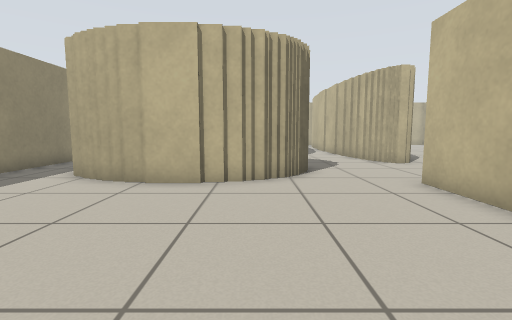
View 1 (above)

20 first-person views from a walk through a robot-simulator world made for Stage. The camera is 0.68 m above the floor, tilts 6° down and sees 85° across. Floor lines are 1 m apart. The floor is counted in squares, 0.5 m on a side. Each view is taken from the middle of a square. On the plan, view 1 faces up. The plan holds only what a view shows up to about 13 squares ahead; the rest is blank. The place goes on beyond the plan. The robots in the file are not drawn.

View 2
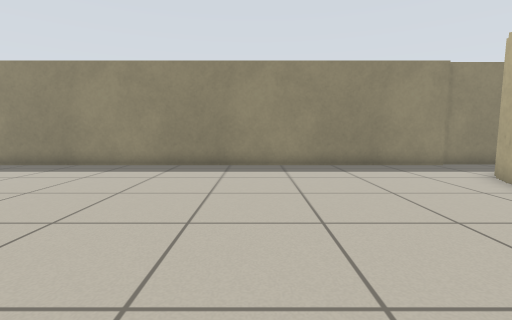

View 3
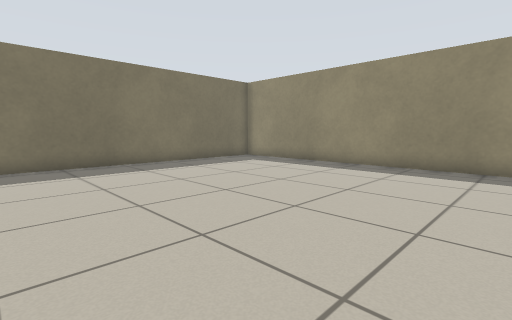

View 4
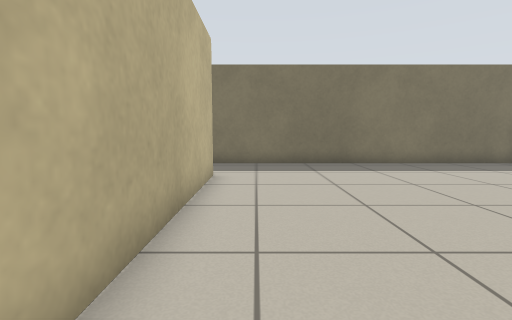

View 5
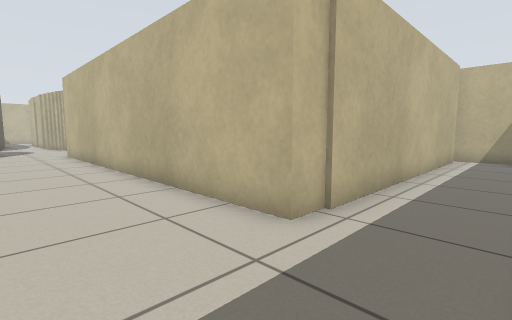

View 6
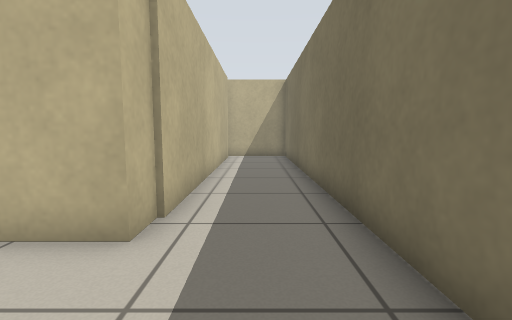

View 7
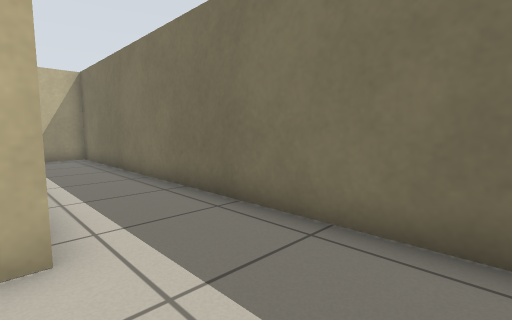

View 8
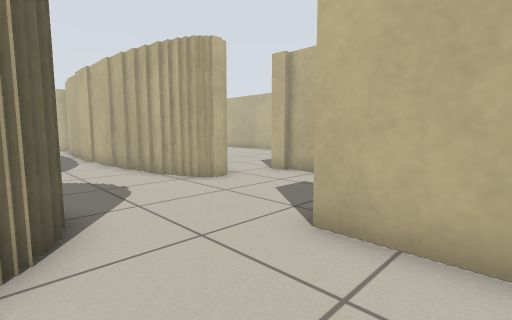

View 9
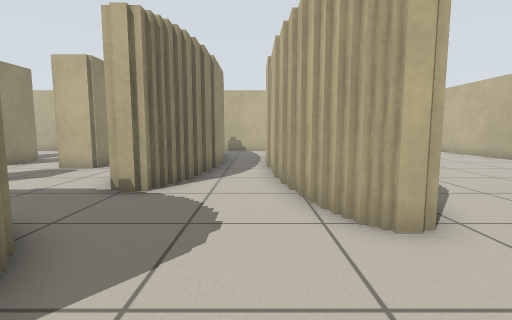

View 10
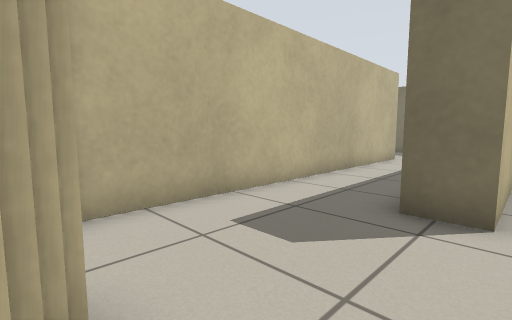

View 11
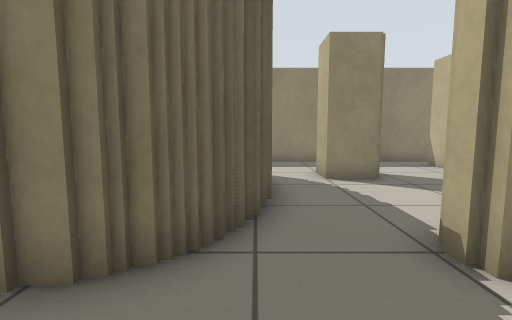

View 12
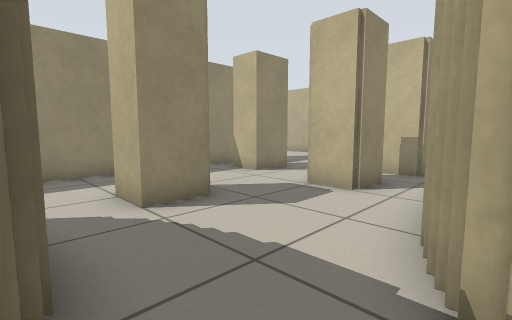

View 13
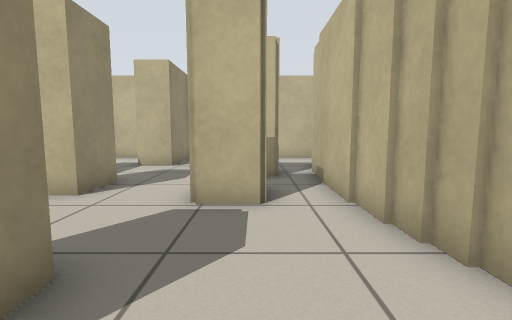

View 14
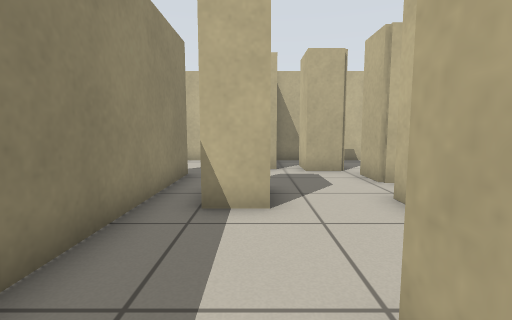

View 15
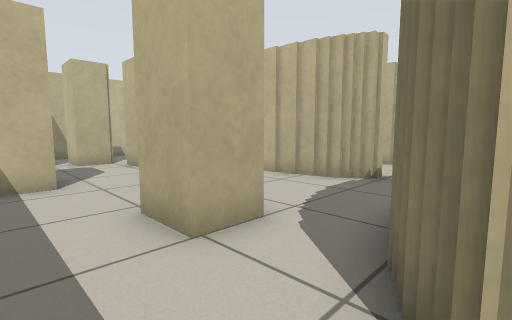

View 16
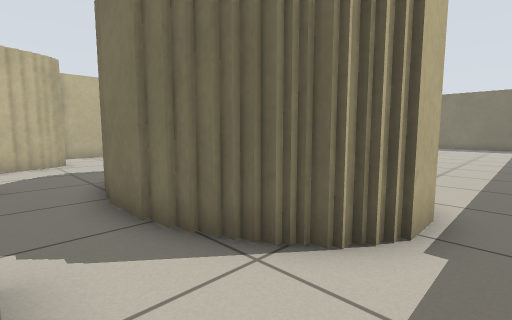

View 17
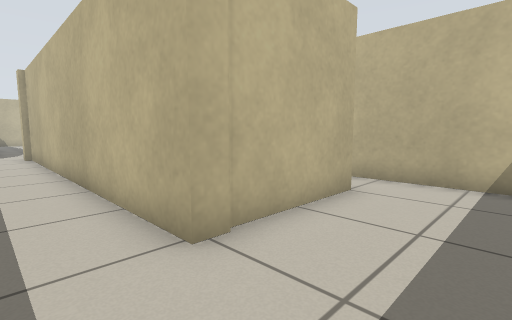

View 18
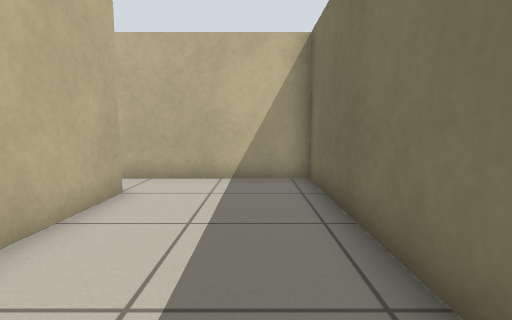

View 19
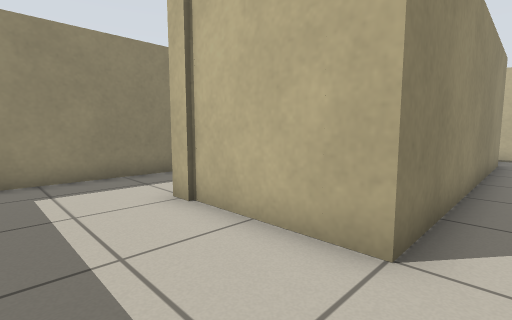

View 20
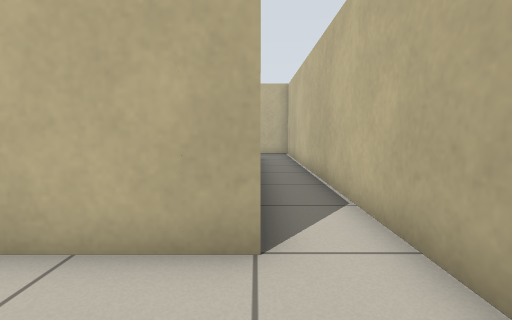

### Floor plan
Ten units are one square. View 1 is at (0, 0); x grows to the right and y downward. Boxes are objects, and circles mark ways between rooms. Rooms are numbered by the first view taken in them; rooms with no view inside come last. Other rooms are left out.
<svg viewBox="-86 -250 250 361">
<path fill="none" stroke="#000" d="M-78 106 159 106 159 74M-8 -72 -35 -72M0 -74 -9 -74M4 -76 -1 -76M-35 -74 -42 -74M9 -79 2 -79M-42 -76 -48 -76M-46 -79 -51 -79M-50 -82 -55 -82M-79 -84 -79 91M154 76 43 76 43 -72M43 -72 55 -72M65 -116 56 -116 56 -122M53 -121 53 -132M17 -108 17 -98M85 -110 85 -118M50 -131 50 -144M8 -112 13 -112 13 -106M1 -116 9 -116M47 -142 47 -184M-5 -119 2 -119M14 -140 9 -140M6 -141 6 -148M17 -150 17 -141M19 -154 19 -149M4 -146 4 -154M55 4 55 48M1 -152 1 -170M22 -170 22 -152M-35 -123 -14 -123M43 -182 43 -200M-45 -119 -34 -119M-51 -116 -44 -116M-54 -112 -50 -112M-38 -156 -38 -140 -52 -140M24 -199 24 -169M131 21 87 21 87 -111M85 65 148 65 148 25M-32 -190 -32 -195M-57 -205 -57 -188 -70 -188M-18 -196 -18 -181 -32 -181M-52 -140 -52 -156M-1 -169 -1 -222M-14 -216 -14 -212 -28 -212 -28 -226M-29 -233 -44 -233 -44 -245M-81 -228 -81 -85M-53 -238 -66 -238M-54 -108 -54 -112M-60 -91 -60 -106"/>
<circle cx="25" cy="-70" r="3" fill="#2a7"/>
<circle cx="-70" cy="-80" r="3" fill="#2a7"/>
<circle cx="-20" cy="-155" r="3" fill="#2a7"/>
<circle cx="-45" cy="-130" r="3" fill="#2a7"/>
<text x="-10" y="30">1</text>
<text x="50" y="-80">2</text>
<text x="-50" y="-180">3</text>
</svg>
Room 1 opens to room 2. Room 1 opens to room 3. Room 2 opens to room 3.

Where each view was taken, in squares from view 1:
view 1: 0 up, 0 right, facing up
view 2: 1 up, 3 right, facing left
view 3: 1 up, 3 right, facing down-left
view 4: 1 up, 3 right, facing down
view 5: 10 down, 1 right, facing up-right
view 6: 9 down, 1 right, facing right
view 7: 7 down, 1 right, facing down-right
view 8: 5 up, 1 right, facing up-right
view 9: 8 up, 4 right, facing up
view 10: 12 up, 4 right, facing down-right
view 11: 12 up, 4 right, facing left
view 12: 12 up, 1 right, facing up-left
view 13: 13 up, 2 left, facing up
view 14: 14 up, 6 left, facing up
view 15: 11 up, 7 left, facing up-right
view 16: 14 up, 7 left, facing down-right
view 17: 5 down, 7 right, facing up-right
view 18: 5 down, 7 right, facing right
view 19: 5 down, 14 right, facing up-left
view 20: 5 down, 13 right, facing up
